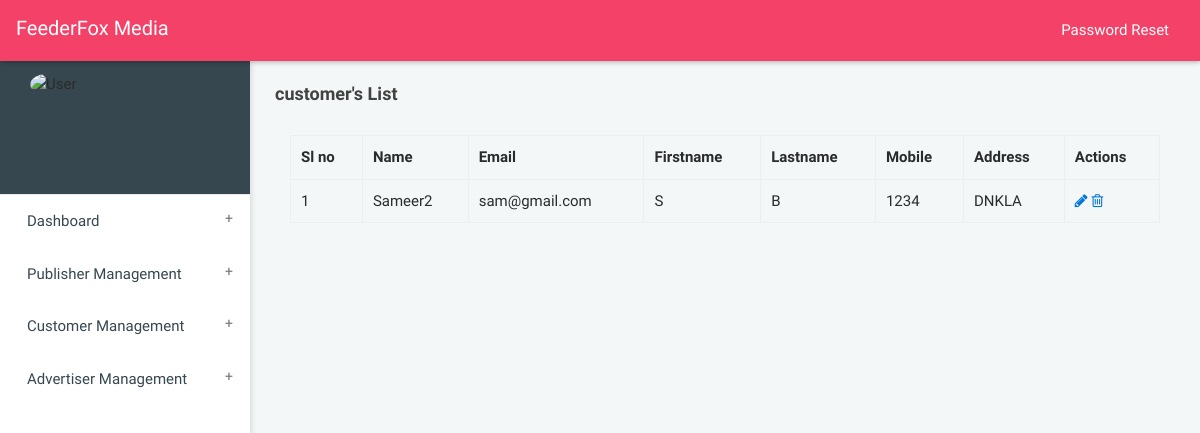
/accounts/customer_list/, run on an earlier commit of the app's database.
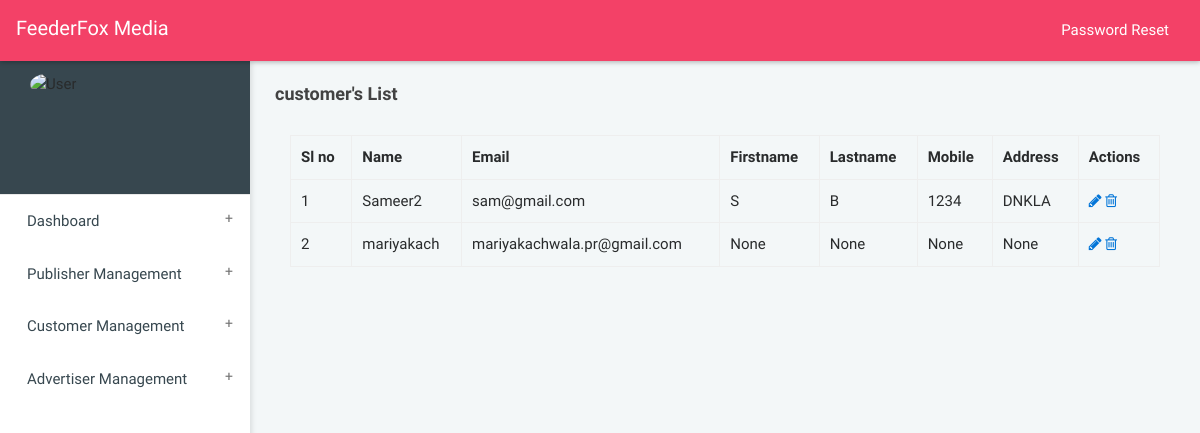
And on a later commit of the database.
### accounts/models.py (models this page shows, shortened)
class Profile(models.Model):
    user = models.OneToOneField(User, on_delete = models.CASCADE)
    username = models.CharField(max_length=100)
    email = models.EmailField()
    Account_type = models.CharField(max_length=100,choices=ACCCOUNT_TYPES_CHOICES)
    Company_Name = models.CharField(max_length=100,blank=True,null=True)
    Firstname = models.CharField(max_length=100,blank=True,null=True)
    Lastname = models.CharField(max_length=100,blank=True,null=True)
    Address = models.CharField(max_length=1000,blank=True,null=True)
    Mobile = models.CharField(max_length=100,blank=True,null=True)

### accounts/views.py (the view)
def customer_list(request):
	customers = Profile.objects.filter(Account_type=2)
	context = {'customers':customers}
	return render(request,'customer_list.html',context)

### home/templates/customer_list.html (shortened to what this page needs)
{% load static %}
{% load crispy_forms_tags %}
{% load widget_tweaks %}
<!DOCTYPE html>
<html>
<head>
<link rel="stylesheet" href=" {% static 'dist/css/bootstrap.min_admin.css' %}">
<link rel="stylesheet" href="{% static 'dist/css/jquery-jvectormap-2.0.3.css' %}"/>
<link rel="stylesheet" href="{% static 'dist/css/main.css' %}">
<link rel="stylesheet" href="{% static 'dist/css/all-themes.css' %}" />
      <link rel="stylesheet" href="https://cdnjs.cloudflare.com/ajax/libs/font-awesome/4.7.0/css/font-awesome.min.css">
<link rel="stylesheet" href="https://cdnjs.cloudflare.com/ajax/libs/material-design-iconic-font/2.2.0/css/material-design-iconic-font.min.css">
</head>
<body class="theme-red">
<nav class="navbar">
    <div class="col-12">
        <div class="navbar-header">
            <a class="navbar-brand" href="index.html">FeederFox Media</a>
        </div>
        <ul class="nav navbar-nav navbar-right">
            <li><a href=" {% url 'accounts:logout' %} " class="mega-menu" data-close="true"><i class="zmdi zmdi-power"></i></a></li>
            <li><a href=" {% url 'account_change_password' %} "  >Password Reset</a></li>
        </ul>
    </div>
</nav>
<aside id="leftsidebar" class="sidebar">
<div class="user-info">
        <div class="container">
            <div class="image"> <img src="/static/dist/images/logos/logo.png" style="align-self: center;" width="150" height="150" alt="User" /> </div>
        </div>
    </div>
    <div class="menu">
        <ul class="list">
            <li> <a href=" {% url 'dashboard' %} " class="menu-toggle"><span>Dashboard</span></a></li>
            <li> <a href="#" class="menu-toggle"><span> Publisher Management </span> </a>
                 </li>
            <li> <a href="#" class="menu-toggle"><span> Customer Management </span> </a>
                 </li>
            <li> <a href="#" class="menu-toggle"> <span> Advertiser Management </span> </a>
                 </li>
    </div>
</aside>
<section class="content home">
    <div class="container-fluid">
        <div class="block-header">
            <div class="row">
                <div class="col-lg-12 col-md-6 col-sm-7">
                    <h2>customer's List</h2>
                </div>
            </div>
        </div>
                        <div class="container">
                    <table class="table table-bordered">
                        <tr>
                            <th>Sl no </th>
                            <th> Name </th>
                            <th>Email  </th>
                            <th>Firstname</th>
                            <th>Lastname</th>
                           <th>Mobile</th>
                           <th>Address</th>
                           <th>Actions</th>
                        </tr>
                        {% for customer in customers %}
                        <tr>
                            <td>{{ forloop.counter }}</td>
                            <td> {{ customer.username }} </td>
                            <td>{{ customer.email }}</td>
                            <td>{{ customer.Firstname }} </td>
                            <td>{{ customer.Lastname }} </td>
                            <td>{{ customer.Mobile }} </td>
                            <td>{{ customer.Address }} </td>
                            <td><a href=" {% url 'accounts:edit_customers' customer.id %}" title="view/edit" data-rel="tooltip"> <span class="fa fa-pencil"></span></a>
                                <a href=" {% url 'accounts:delete_customer' customer.id %}" title="delete" data-rel="tooltip"><span class="fa fa-trash-o"></span></a>
                            </td>
                        </tr>
                        {% endfor %}
                    </table>
      </div>
    </div>
</section>
</body>
</html>

What changed in the data, as far as the page shows it:
added Profile: username "mariyakach", email "mariyakachwala.pr@gmail.com", Firstname "None", Lastname "None", Mobile "None", Address "None"
